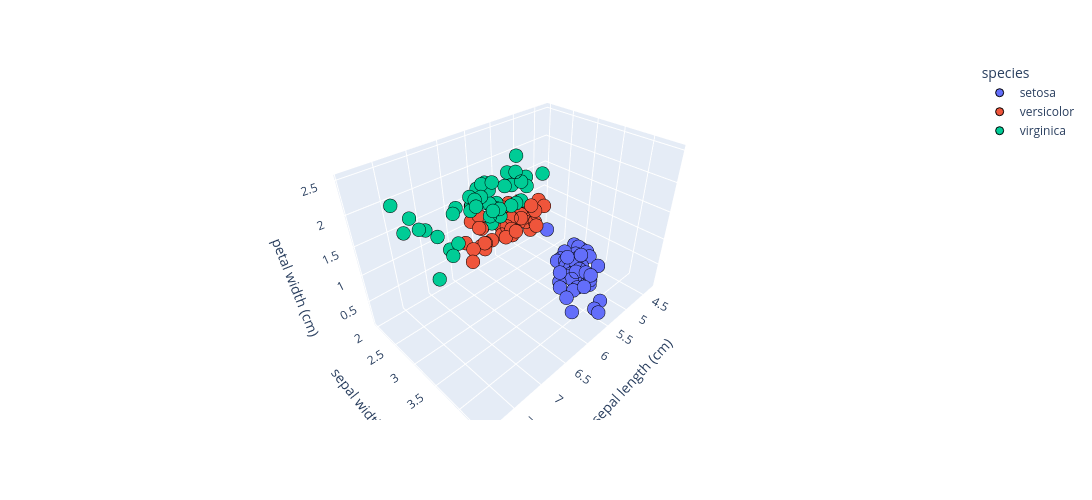

Notebook cell for this chart:
### Markdown cell above
## 3D graph

### Code cell
threed = px.scatter_3d(
    df,
    x='sepal length (cm)',
    y='sepal width (cm)',
    z='petal width (cm)',
    color='species',
)
threed.update_layout(height=500, width=1100)
threed.update_traces(
    marker=dict(
        size=8,
        line=dict(color='black', width=1)
    ),
)
threed.show()

### Figure 1 — Plotly figure (JSON) as saved in the notebook; plotly's stock layout.template omitted (floating-point values rounded to 4 significant figures)
{"data": [{"hovertemplate": "species=setosa<br>sepal length (cm)=%{x}<br>sepal width (cm)=%{y}<br>petal width (cm)=%{z}<extra></extra>", "legendgroup": "setosa", "marker": {"color": "#636efa", "line": {"color": "black", "width": 1}, "size": 8, "symbol": "circle"}, "mode": "markers", "name": "setosa", "scene": "scene", "showlegend": true, "type": "scatter3d", "x": [5.1, 4.9, 4.7, 4.6, 5.0, 5.4, 4.6, 5.0, 4.4, 4.9, 5.4, 4.8, 4.8, 4.3, 5.8, 5.7, 5.4, 5.1, 5.7, 5.1, 5.4, 5.1, 4.6, 5.1, 4.8, 5.0, 5.0, 5.2, 5.2, 4.7, 4.8, 5.4, 5.2, 5.5, 4.9, 5.0, 5.5, 4.9, 4.4, 5.1, 5.0, 4.5, 4.4, 5.0, 5.1, 4.8, 5.1, 4.6, 5.3, 5.0], "y": [3.5, 3.0, 3.2, 3.1, 3.6, 3.9, 3.4, 3.4, 2.9, 3.1, 3.7, 3.4, 3.0, 3.0, 4.0, 4.4, 3.9, 3.5, 3.8, 3.8, 3.4, 3.7, 3.6, 3.3, 3.4, 3.0, 3.4, 3.5, 3.4, 3.2, 3.1, 3.4, 4.1, 4.2, 3.1, 3.2, 3.5, 3.6, 3.0, 3.4, 3.5, 2.3, 3.2, 3.5, 3.8, 3.0, 3.8, 3.2, 3.7, 3.3], "z": [0.2, 0.2, 0.2, 0.2, 0.2, 0.4, 0.3, 0.2, 0.2, 0.1, 0.2, 0.2, 0.1, 0.1, 0.2, 0.4, 0.4, 0.3, 0.3, 0.3, 0.2, 0.4, 0.2, 0.5, 0.2, 0.2, 0.4, 0.2, 0.2, 0.2, 0.2, 0.4, 0.1, 0.2, 0.2, 0.2, 0.2, 0.1, 0.2, 0.2, 0.3, 0.3, 0.2, 0.6, 0.4, 0.3, 0.2, 0.2, 0.2, 0.2]}, {"hovertemplate": "species=versicolor<br>sepal length (cm)=%{x}<br>sepal width (cm)=%{y}<br>petal width (cm)=%{z}<extra></extra>", "legendgroup": "versicolor", "marker": {"color": "#EF553B", "line": {"color": "black", "width": 1}, "size": 8, "symbol": "circle"}, "mode": "markers", "name": "versicolor", "scene": "scene", "showlegend": true, "type": "scatter3d", "x": [7.0, 6.4, 6.9, 5.5, 6.5, 5.7, 6.3, 4.9, 6.6, 5.2, 5.0, 5.9, 6.0, 6.1, 5.6, 6.7, 5.6, 5.8, 6.2, 5.6, 5.9, 6.1, 6.3, 6.1, 6.4, 6.6, 6.8, 6.7, 6.0, 5.7, 5.5, 5.5, 5.8, 6.0, 5.4, 6.0, 6.7, 6.3, 5.6, 5.5, 5.5, 6.1, 5.8, 5.0, 5.6, 5.7, 5.7, 6.2, 5.1, 5.7], "y": [3.2, 3.2, 3.1, 2.3, 2.8, 2.8, 3.3, 2.4, 2.9, 2.7, 2.0, 3.0, 2.2, 2.9, 2.9, 3.1, 3.0, 2.7, 2.2, 2.5, 3.2, 2.8, 2.5, 2.8, 2.9, 3.0, 2.8, 3.0, 2.9, 2.6, 2.4, 2.4, 2.7, 2.7, 3.0, 3.4, 3.1, 2.3, 3.0, 2.5, 2.6, 3.0, 2.6, 2.3, 2.7, 3.0, 2.9, 2.9, 2.5, 2.8], "z": [1.4, 1.5, 1.5, 1.3, 1.5, 1.3, 1.6, 1.0, 1.3, 1.4, 1.0, 1.5, 1.0, 1.4, 1.3, 1.4, 1.5, 1.0, 1.5, 1.1, 1.8, 1.3, 1.5, 1.2, 1.3, 1.4, 1.4, 1.7, 1.5, 1.0, 1.1, 1.0, 1.2, 1.6, 1.5, 1.6, 1.5, 1.3, 1.3, 1.3, 1.2, 1.4, 1.2, 1.0, 1.3, 1.2, 1.3, 1.3, 1.1, 1.3]}, {"hovertemplate": "species=virginica<br>sepal length (cm)=%{x}<br>sepal width (cm)=%{y}<br>petal width (cm)=%{z}<extra></extra>", "legendgroup": "virginica", "marker": {"color": "#00cc96", "line": {"color": "black", "width": 1}, "size": 8, "symbol": "circle"}, "mode": "markers", "name": "virginica", "scene": "scene", "showlegend": true, "type": "scatter3d", "x": [6.3, 5.8, 7.1, 6.3, 6.5, 7.6, 4.9, 7.3, 6.7, 7.2, 6.5, 6.4, 6.8, 5.7, 5.8, 6.4, 6.5, 7.7, 7.7, 6.0, 6.9, 5.6, 7.7, 6.3, 6.7, 7.2, 6.2, 6.1, 6.4, 7.2, 7.4, 7.9, 6.4, 6.3, 6.1, 7.7, 6.3, 6.4, 6.0, 6.9, 6.7, 6.9, 5.8, 6.8, 6.7, 6.7, 6.3, 6.5, 6.2, 5.9], "y": [3.3, 2.7, 3.0, 2.9, 3.0, 3.0, 2.5, 2.9, 2.5, 3.6, 3.2, 2.7, 3.0, 2.5, 2.8, 3.2, 3.0, 3.8, 2.6, 2.2, 3.2, 2.8, 2.8, 2.7, 3.3, 3.2, 2.8, 3.0, 2.8, 3.0, 2.8, 3.8, 2.8, 2.8, 2.6, 3.0, 3.4, 3.1, 3.0, 3.1, 3.1, 3.1, 2.7, 3.2, 3.3, 3.0, 2.5, 3.0, 3.4, 3.0], "z": [2.5, 1.9, 2.1, 1.8, 2.2, 2.1, 1.7, 1.8, 1.8, 2.5, 2.0, 1.9, 2.1, 2.0, 2.4, 2.3, 1.8, 2.2, 2.3, 1.5, 2.3, 2.0, 2.0, 1.8, 2.1, 1.8, 1.8, 1.8, 2.1, 1.6, 1.9, 2.0, 2.2, 1.5, 1.4, 2.3, 2.4, 1.8, 1.8, 2.1, 2.4, 2.3, 1.9, 2.3, 2.5, 2.3, 1.9, 2.0, 2.3, 1.8]}], "layout": {"height": 500, "legend": {"title": {"text": "species"}, "tracegroupgap": 0}, "margin": {"t": 60}, "scene": {"domain": {"x": [0, 1], "y": [0, 1]}, "xaxis": {"title": {"text": "sepal length (cm)"}}, "yaxis": {"title": {"text": "sepal width (cm)"}}, "zaxis": {"title": {"text": "petal width (cm)"}}}, "width": 1100}}
